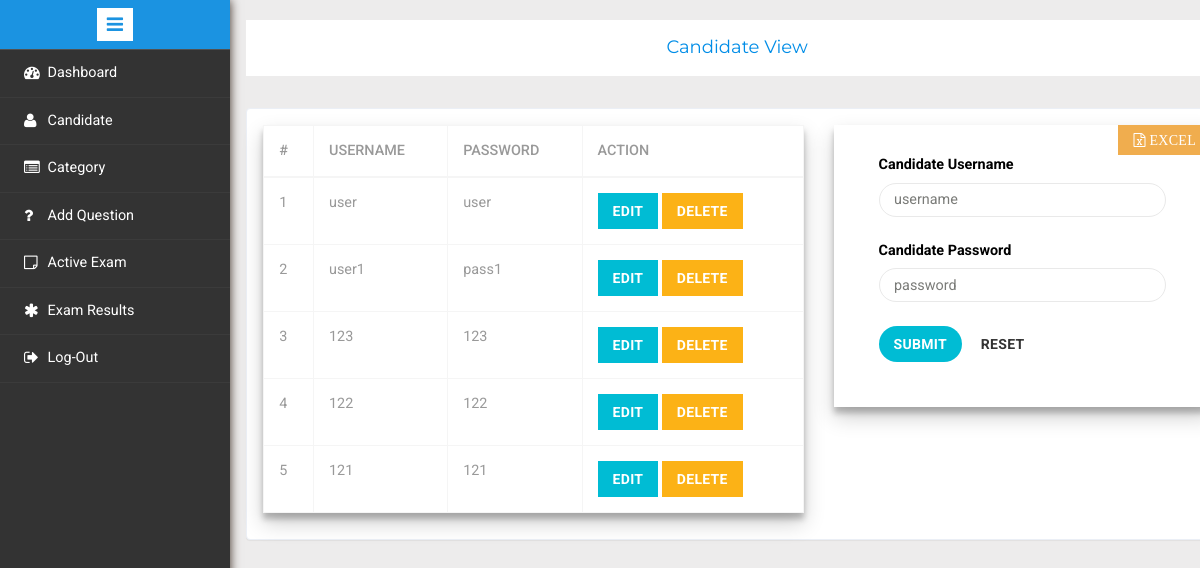
/examiner/candidate.php (signed in), run on the app's committed database.
### tables this page shows
CREATE TABLE `candidate_login` (
  `candidate_id` int(11) NOT NULL,
  `candidate_username` varchar(250) NOT NULL,
  `candidate_password` varchar(250) NOT NULL,
  `status` int(11) NOT NULL DEFAULT 0
);

### examiner/candidate.php (the view, shortened to what this page needs)
<?php
    require_once 'database.php';
    require_once 'layout.php';
?>
<html>
    <head>
    </head>
    <body>
        <div class="page-container">
            <div class="left-content">
                <div class="mother-grid-inner">
                    <ol class="breadcrumb">
			            <center>
                            <li class="breadcrumb-item">
                                <h4>
                                    <a>Candidate View</a>
                                </h4>
                            </li>
                        </center>
		            </ol>
                    <div class="validation-system">
                        <div class="validation-form">
                            <div class="row">
                                <div class="col-md-7" style="margin-bottom: 10px">
                                    <table class="table table-bordered table-hover myform">
                                        <thead>
                                            <tr>
                                                <th>#</th>
                                                <th>Username</th>
                                                <th>Password</th>
                                                <th>Action</th>
                                            </tr>
                                        </thead>
                                        <tbody>
                                            <?php $query="select * from `candidate_login` where status = '0'"; $getData=$con->query($query); $i=0;
                                            while($fetchData=$getData->fetch_assoc()){ $i++; $id=$fetchData['candidate_id']; $username=$fetchData['candidate_username']; $password=$fetchData['candidate_password']; ?>
                                            <tr>
                                                <td> <?php echo $i;?></td>
                                                <td><?php echo $username;?></td>
                                                <td><?php echo $password;?></td>
                                                <td>
                                                    <a class="btn btn-primary" rel="tooltip" title="Edit"  data-toggle="modal" href="#edit<?php echo $id ;?>">Edit</a>
                                                    <a class="btn btn-danger" rel="tooltip" title="Delete"  data-toggle="modal" href="#delete<?php echo $id ;?>">Delete</a>
                                                </td>
                                            </tr>
                                            <?php } ?>
                                        </tbody>
                                    </table>
                                </div>
                                <div class="col-md-5" style="margin-bottom: 10px">
                                    <a href="add_candidate_ByExcel.php" class="float-right btn btn-warning">
                                        <i class="fa fa-file-excel-o"> Excel</i>
                                    </a>
                                    <form action="" method="post" class="myform">
                                        <div class="col-md-12 form-group1 group-mail">
                                            <label class="control-label"> Candidate Username</label>
                                            <input type="text" name="candidate_username" class="form-control" placeholder="username" style=" border-radius: 20px; color: black;" autofocus required>
                                        </div>
                                        <div class="col-md-12 form-group1 group-mail">
                                            <label class="control-label"> Candidate Password</label>
                                            <input type="password" name="candidate_password" class="form-control" placeholder="password" style=" border-radius: 20px; color: black;" required>
                                        </div>
                                        <div class="col-md-12 form-group">
                                            <button type="submit" style="border-radius: 20px;" class="btn btn-primary" name="candidate_submit">Submit</button>
                                            <button type="reset" style="border-radius: 20px;" class="btn btn-default" value="reset">Reset</button>
                                        </div>
                                    </form>
                                </div>
                            </div>
                        </div>
                    </div>
                </div>
            </div>
        </div>
    </body>
</html>

### examiner/candidate.php (style rules this page uses)
.myform { padding: 30px; box-shadow: 0 10px 20px rgba(0,0,0,0.19), 0 6px 6px rgba(0,0,0,0.23); }

### data on the page
candidate_login: candidate_username "user", candidate_password "user"
candidate_login: candidate_username "user1", candidate_password "pass1"
candidate_login: candidate_username "123", candidate_password "123"
candidate_login: candidate_username "122", candidate_password "122"
candidate_login: candidate_username "121", candidate_password "121"
